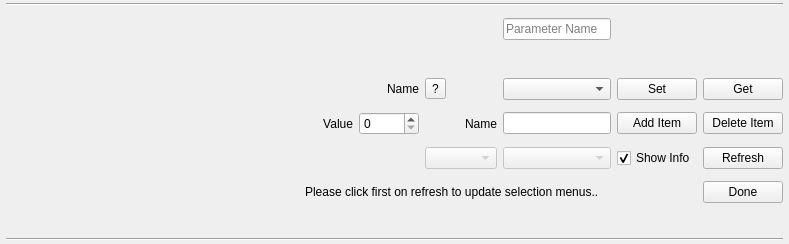
<?xml version="1.0" encoding="UTF-8"?>
<ui version="4.0">
 <class>QGCComboBox</class>
 <widget class="QWidget" name="QGCComboBox">
  <property name="geometry">
   <rect>
    <x>0</x>
    <y>0</y>
    <width>789</width>
    <height>244</height>
   </rect>
  </property>
  <property name="windowTitle">
   <string>Form</string>
  </property>
  <property name="layoutDirection">
   <enum>Qt::LeftToRight</enum>
  </property>
  <layout class="QGridLayout" name="gridLayout" columnstretch="10,0,0,0,0,0,0,0,0,0,0,0">
   <property name="leftMargin">
    <number>6</number>
   </property>
   <property name="topMargin">
    <number>3</number>
   </property>
   <property name="rightMargin">
    <number>6</number>
   </property>
   <property name="bottomMargin">
    <number>3</number>
   </property>
   <property name="horizontalSpacing">
    <number>6</number>
   </property>
   <property name="verticalSpacing">
    <number>12</number>
   </property>
   <item row="4" column="7">
    <widget class="QLabel" name="nameLabel">
     <property name="minimumSize">
      <size>
       <width>60</width>
       <height>0</height>
      </size>
     </property>
     <property name="text">
      <string>Name</string>
     </property>
     <property name="alignment">
      <set>Qt::AlignRight|Qt::AlignTrailing|Qt::AlignVCenter</set>
     </property>
    </widget>
   </item>
   <item row="4" column="8">
    <widget class="QToolButton" name="infoLabel">
     <property name="layoutDirection">
      <enum>Qt::LeftToRight</enum>
     </property>
     <property name="text">
      <string>?</string>
     </property>
     <property name="popupMode">
      <enum>QToolButton::DelayedPopup</enum>
     </property>
     <property name="toolButtonStyle">
      <enum>Qt::ToolButtonIconOnly</enum>
     </property>
     <property name="autoRaise">
      <bool>false</bool>
     </property>
     <property name="arrowType">
      <enum>Qt::NoArrow</enum>
     </property>
    </widget>
   </item>
   <item row="1" column="9">
    <widget class="QLineEdit" name="editNameLabel">
     <property name="placeholderText">
      <string>Parameter Name</string>
     </property>
    </widget>
   </item>
   <item row="7" column="9">
    <widget class="QLineEdit" name="editItemNameLabel"/>
   </item>
   <item row="7" column="7">
    <widget class="QSpinBox" name="editItemValueSpinBox"/>
   </item>
   <item row="4" column="9">
    <widget class="QComboBox" name="editOptionComboBox"/>
   </item>
   <item row="7" column="8">
    <widget class="QLabel" name="itemNameLabel">
     <property name="text">
      <string>Name</string>
     </property>
     <property name="alignment">
      <set>Qt::AlignRight|Qt::AlignTrailing|Qt::AlignVCenter</set>
     </property>
    </widget>
   </item>
   <item row="8" column="8">
    <widget class="QComboBox" name="editSelectComponentComboBox">
     <property name="enabled">
      <bool>false</bool>
     </property>
     <property name="toolTip">
      <string>Select component</string>
     </property>
     <property name="statusTip">
      <string>Select component</string>
     </property>
    </widget>
   </item>
   <item row="7" column="10">
    <widget class="QPushButton" name="editAddItemButton">
     <property name="text">
      <string>Add Item</string>
     </property>
    </widget>
   </item>
   <item row="7" column="11">
    <widget class="QPushButton" name="editRemoveItemButton">
     <property name="text">
      <string>Delete Item</string>
     </property>
    </widget>
   </item>
   <item row="7" column="6">
    <widget class="QLabel" name="itemValueLabel">
     <property name="text">
      <string>Value</string>
     </property>
     <property name="alignment">
      <set>Qt::AlignRight|Qt::AlignTrailing|Qt::AlignVCenter</set>
     </property>
    </widget>
   </item>
   <item row="8" column="9">
    <widget class="QComboBox" name="editSelectParamComboBox">
     <property name="enabled">
      <bool>false</bool>
     </property>
     <property name="toolTip">
      <string>Select parameter</string>
     </property>
     <property name="statusTip">
      <string>Select parameter</string>
     </property>
    </widget>
   </item>
   <item row="0" column="0" colspan="12">
    <widget class="Line" name="editLine1">
     <property name="minimumSize">
      <size>
       <width>0</width>
       <height>0</height>
      </size>
     </property>
     <property name="orientation">
      <enum>Qt::Horizontal</enum>
     </property>
    </widget>
   </item>
   <item row="4" column="11">
    <widget class="QPushButton" name="readButton">
     <property name="minimumSize">
      <size>
       <width>0</width>
       <height>0</height>
      </size>
     </property>
     <property name="toolTip">
      <string>Read the current parameter value on the system</string>
     </property>
     <property name="statusTip">
      <string>Read the current parameter value on the system</string>
     </property>
     <property name="text">
      <string>Get</string>
     </property>
    </widget>
   </item>
   <item row="11" column="11">
    <widget class="QPushButton" name="editDoneButton">
     <property name="text">
      <string>Done</string>
     </property>
    </widget>
   </item>
   <item row="4" column="10">
    <widget class="QPushButton" name="writeButton">
     <property name="minimumSize">
      <size>
       <width>0</width>
       <height>0</height>
      </size>
     </property>
     <property name="maximumSize">
      <size>
       <width>16777215</width>
       <height>16777215</height>
      </size>
     </property>
     <property name="toolTip">
      <string>Transmit the current slider value to the system</string>
     </property>
     <property name="statusTip">
      <string>Transmit the current slider value to the system</string>
     </property>
     <property name="text">
      <string>Set</string>
     </property>
    </widget>
   </item>
   <item row="8" column="10">
    <widget class="QCheckBox" name="editInfoCheckBox">
     <property name="text">
      <string>Show Info</string>
     </property>
     <property name="checked">
      <bool>true</bool>
     </property>
    </widget>
   </item>
   <item row="13" column="0" colspan="12">
    <widget class="Line" name="editLine2">
     <property name="minimumSize">
      <size>
       <width>0</width>
       <height>0</height>
      </size>
     </property>
     <property name="orientation">
      <enum>Qt::Horizontal</enum>
     </property>
    </widget>
   </item>
   <item row="12" column="2" colspan="10">
    <spacer name="verticalSpacer">
     <property name="orientation">
      <enum>Qt::Vertical</enum>
     </property>
     <property name="sizeHint" stdset="0">
      <size>
       <width>20</width>
       <height>40</height>
      </size>
     </property>
    </spacer>
   </item>
   <item row="4" column="0" colspan="3">
    <spacer name="horizontalSpacer">
     <property name="orientation">
      <enum>Qt::Horizontal</enum>
     </property>
     <property name="sizeHint" stdset="0">
      <size>
       <width>0</width>
       <height>20</height>
      </size>
     </property>
    </spacer>
   </item>
   <item row="11" column="3" colspan="7">
    <widget class="QLabel" name="editStatusLabel">
     <property name="text">
      <string>Please click first on refresh to update selection menus..</string>
     </property>
    </widget>
   </item>
   <item row="8" column="11">
    <widget class="QPushButton" name="editRefreshParamsButton">
     <property name="enabled">
      <bool>true</bool>
     </property>
     <property name="text">
      <string>Refresh</string>
     </property>
    </widget>
   </item>
   <item row="3" column="0" colspan="12">
    <widget class="QLabel" name="imageLabel">
     <property name="maximumSize">
      <size>
       <width>16777215</width>
       <height>150</height>
      </size>
     </property>
     <property name="text">
      <string/>
     </property>
     <property name="scaledContents">
      <bool>true</bool>
     </property>
    </widget>
   </item>
  </layout>
 </widget>
 <resources/>
 <connections/>
</ui>
